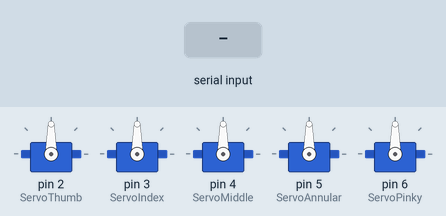
Recording of a sketch running on a simulated Arduino Uno, built with avr-gcc and run on an emulated ATmega328P. Parts: 5 × servo. Inputs (shaded band) come from the test bench. What the sketch prints to the serial monitor is not drawn.

Above: at 1.2 s.
1.3 s: "<" received over the second serial link
At 2.6 s:
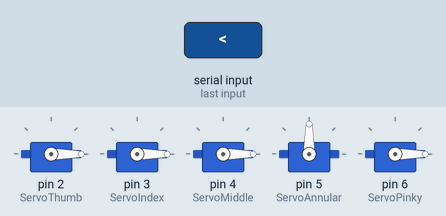
Timing chart, 0 to 4.3 s (numbered marks = the images above; inputs shaded):
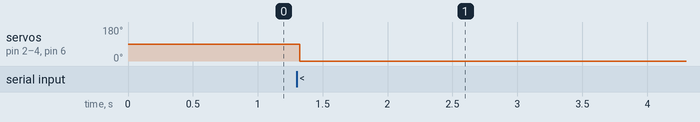

Measured:
- after the input at 1.3 s, servo on pin 2 (ServoThumb), servo on pin 3 (ServoIndex), servo on pin 4 (ServoMiddle), servo on pin 6 (ServoPinky): 90° → 0° at once

The sketch:

handuino_robot.ino
```cpp
#include <Servo.h>

#include <SoftwareSerial.h>

SoftwareSerial HC12 (7,8);

Servo ServoThumb, ServoIndex,
ServoMiddle, ServoAnnular, ServoPinky;

byte startPackage;

int AngThumb   = 0;   // Variables avec les angles de rotation
int AngIndex   = 0;
int AngMiddle  = 0;
int AngAnnular = 0;
int AngPinky   = 0;


void setup()
{
  Serial.begin(9600);
  HC12.begin(9600);
  ServoThumb.attach(2);
  ServoIndex.attach(3);
  ServoMiddle.attach(4);
  ServoAnnular.attach(5);
  ServoPinky.attach(6);

  Serial.println("Setup Ok");
}

void loop(){
  if(HC12.available()) {

    startPackage = HC12.read();
    AngThumb = HC12.read();
    AngAnnular   = HC12.read();
    AngIndex = HC12.read();
    AngMiddle= HC12.read();
  //Serial.println(AngAnnular);


    if(startPackage == '<'){   // on vérifie si la 1 er valeur envoyé par la main est "<"

      if(AngThumb!=255)
      ServoThumb.write(AngThumb);

      if(AngIndex!=255)
      ServoIndex.write(AngIndex);

      if(AngMiddle!=255)
      ServoMiddle.write(AngMiddle);

      if(AngAnnular!=-1)
      ServoAnnular.write(AngAnnular);

      if(AngPinky!=255)
      ServoPinky.write(AngPinky);

    }
  }
  delay(30);
}
```
